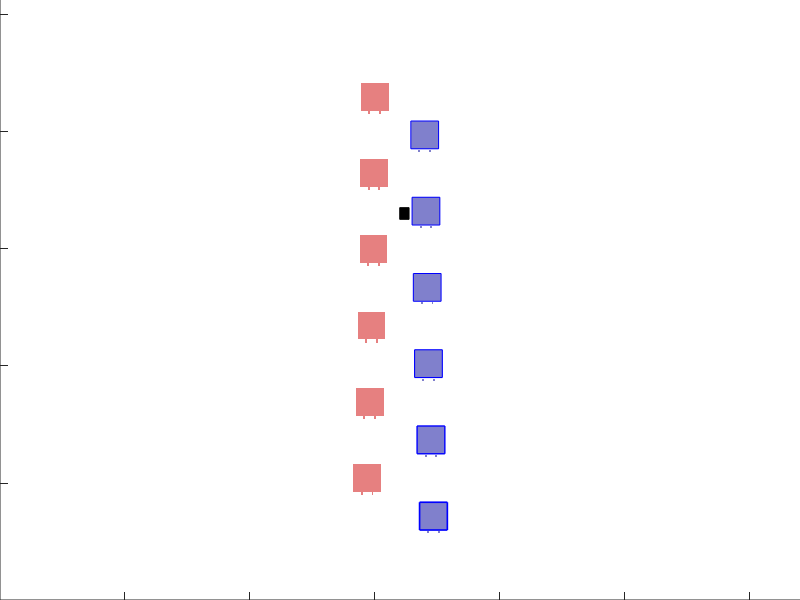

Write MATLAB code to recreate this figure. (Note: this script raises an error after producing the figure.)
%drawing conditions
clear; %clearsvariables
close all; %deletefigures
myscreensize=get(0,'Screensize'); %0 is the base object in Matlab
hfig=figure('Pointer','crosshair','KeyPressFcn',@keyInput); %give figure a handle

set(hfig,"MenuBar","none")
set(hfig,"ToolBar","auto")
set(hfig,'Position',myscreensize);
set(gca,'Position',[0 0 1 1])
hold on
xlim([1 myscreensize(3)])
ylim([1 myscreensize(4)])

global skier SystemParams force

force=0.1;
%2D Map

gates.xVals=zeros(1,12);
gates.yVals= (myscreensize(4)-100)-([1:12]* 65);
skier=rectangle('Position',[myscreensize(3)/2 650 15 20],'FaceColor','k');


for i=1:1:12
    gates.xVals(i)=myscreensize(3)/2+sin(pi*gates.yVals(i)+pi/2)*50;    
end


%gates=ones(10);
%rightLeg=ones(10);
%leftLeg=ones(10);

gates.flag=ones(12);
gates.rightLeg=ones(12);
gates.leftLeg=ones(12);


for i=1:1:12
    if(mod(i,2)==0)
        gates.xVals(i)=round(gates.xVals(i)+(0.1*(i)^2)-10);
        gates.flag(i)=plot(gates.xVals(i),gates.yVals(i),'s','markersize',20,'MarkerFaceColor',[0.5 0.5 0.8],'MarkerEdgeColor','b','LineWidth',(i/10));
        gates.leftLeg(i)=rectangle('Position',[gates.xVals(i)-10 gates.yVals(i)-29,3,20],'FaceColor',[0.5 0.5 0.8],'EdgeColor','none');
        gates.rightLeg(i)=rectangle('Position',[gates.xVals(i)+7 gates.yVals(i)-29,3,20],'FaceColor',[0.5 0.5 0.8],'EdgeColor','none');
        
    else
        gates.xVals(i)=round(gates.xVals(i)-(0.1*(i)^2)+10);
        gates.leftLeg(i)=rectangle('Position',[gates.xVals(i)-10 gates.yVals(i)-29,3,20],'FaceColor',[0.9 0.5 0.5],'EdgeColor','none');%[0.4 0.25 0.25]);
        gates.rightLeg(i)=rectangle('Position',[gates.xVals(i)+7 gates.yVals(i)-29,3,20],'FaceColor',[0.9 0.5 0.5],'EdgeColor','none');%[0.4 0.25 0.25]);
        gates.flag(i)=plot(gates.xVals(i),gates.yVals(i),'s','markersize',20,'MarkerFaceColor',[0.9 0.5 0.5],'MarkerEdgeColor','none');
    end
end

counter=0;
while(counter<1000)
    gates=gateMvmt(gates,counter,myscreensize);
    counter=counter+1;
    pause(0.01)
end



function [gates] = gateMvmt(gates,counter,myscreensize)
    global force
    for i=1:12
      gates.xVals(i)=gates.xVals(i)+force;
      set(gates.flag(i),'XData',gates.xVals(i));
      gates.yVals(i)=gates.yVals(i)+1;
      %gates.xVals(i)=gates.xVals(i)+1
      set(gates.flag(i),'YData',gates.yVals(i));
      set(gates.leftLeg(i),'Position',[gates.xVals(i)-10 gates.yVals(i)-29,3,20]);
      set(gates.rightLeg(i),'Position',[gates.xVals(i)+7 gates.yVals(i)-29,3,20]);
      if(gates.yVals(i)>myscreensize(4))
          gates.yVals(i)=gates.yVals(i)-65*12;
      end
    end
 
    return 
end


%{
%Settings for simulation
dt = 0.01;
tSpan = 0:dt:30;
y0 = [0 0]; %initial conditions for position and velocity
pulseVal = 10;
errorX=1;

forces=zeros(length(tSpan),1)+0;
forces(1:10) = pulseVal;
force_array=[];
SystemParams.force_array=force_array;

SystemParams.inertia=10.0;
SystemParams.damping=-5.0;



%{
[t,y] = ode45 (@(t,y) odefun_slidingblock (t,y,tSpan, forces, SystemParams), tSpan, y0);

disp((hfig.Position(4)-720)*10);
for i=1:length(y)
        Ynow=round(100*y(i,1)+50);%*sin((hfig.Position(4)-720)*10);
        pause(0.01)
        skier.Position(2)=650-Ynow;
end
%}

time=0;

timer01=timer;
timer01.StartDelay=0;
timer01.ExecutionMode='fixedRate';
timer01.TimerFcn=@(~,~)skierPositionUpdate;
timer01.Period=0.01;
timer01.TasksToExecute=1000;

%System parameters
timeSpan=[0 timer01.period];
time_force=timeSpan;
force0=zeros(length(timeSpan),1);
SystemParams.timeSpan=timeSpan;
SystemParams.inertia=100;
SystemParams.damping=2.5;
SystemParams.y0=[0 0];
force=5;

start(timer01);

function skierPositionUpdate()
    global skier SystemParams force
    skier.FaceColor='g';
    force_array=zeros(length(SystemParams.timeSpan),1)+force;
    y0= [1] * force;
    if(isempty(force_array))
        force_array=[0;0]+force;
    else
        force_array=force_array+force;
    end
    [t,y] = ode45 (@(t,y)odefun_slidingblock (t,y,SystemParams.timeSpan, force_array, SystemParams), SystemParams.timeSpan, y0);
    %SystemParams.y0=y(end,:);

    %skier.Position(2)=(round(100*yy(1,1)+650));
    %SystemParams.force_array=force_array;
end
%}



function keyInput(src,event)
    global force
    DeltaForce=0.10;
    switch event.Key
        case 'rightarrow'
            force=force+DeltaForce;
        case 'leftarrow'
            force=force-DeltaForce;
        case 'uparrow'
            force=force-0;
        case 'downarrow'
            force=force-0;
        case 'escape'
            close
        otherwise
    end
end